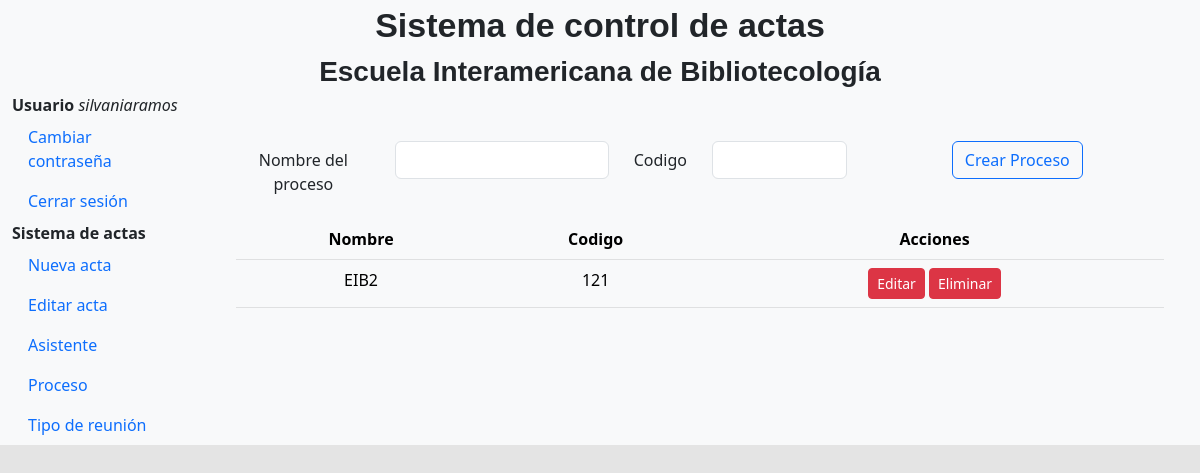
Before: /app_registro/RegistroProceso (signed in) with the older database file.
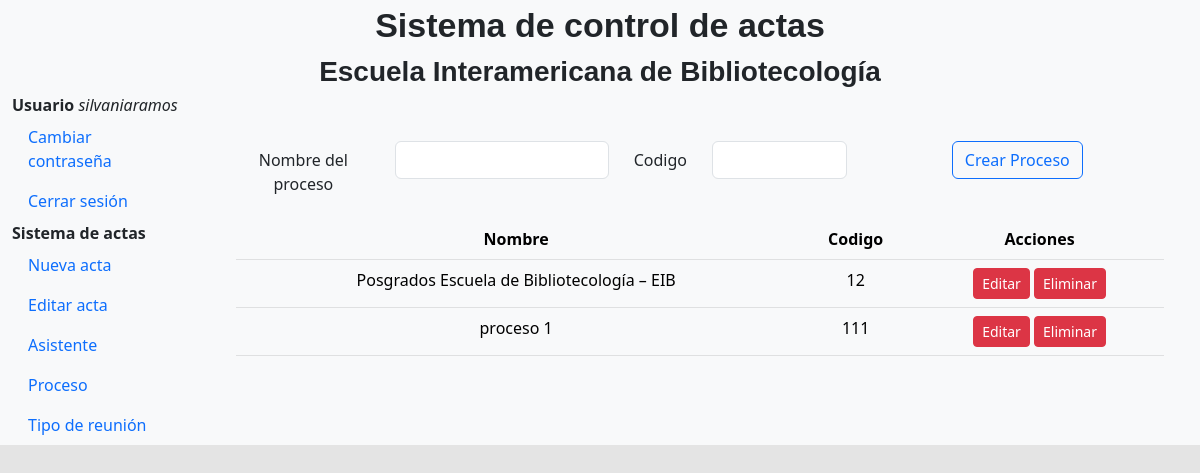
After: the same page with the newer database file.
### app_registro/models.py (models this page shows, shortened)
class Dependece(models.Model):
    cod = models.CharField(max_length=200,null=True)
    name = models.CharField(max_length=200,null=True)

### app_registro/views.py (the view)
# urls.py: path('RegistroProceso', views.RegisterProcess, name='RegisterProcess'),
@login_required
def RegisterProcess(request):
    if request.method == 'POST':
        form = ProcessForm(request.POST)
        if form.is_valid():
            process = form.save()
            return redirect('RegisterProcess')
    else:
        form = ProcessForm()
    processs = Dependece.objects.all()
    context = {
        'form': form ,
        'processs' : processs}
    return render(request, 'app_registro/procesos.html', context)

### app_registro/forms.py
class ProcessForm(forms.ModelForm):
    class Meta:
        model = Dependece
        fields = "__all__"

### Templates/app_registro/procesos.html (shortened to what this page needs)
{% extends 'base.html' %}
{% block content %}
{% load crispy_forms_tags %}
<link rel="stylesheet" href="ruta/al/css/bootstrap-datetimepicker.css">
<main class="col-md-9 ms-sm-auto col-lg-10 px-md-4">
<div class="container mt-5">
  <div class="row justify-content-center align-items-center">
      <div class="text-center">
          <form method="post" >
                  <div  class="mb-3 row">
                    <label class="col-sm-2 col-form-label">Nombre del proceso</label>
                    <div class="col-sm-3">
                      <input class="form-control" name="name" id="nem" rows="2" ></textarea>
                    </div>
                    <label class="col-sm-1 col-form-label">Codigo</label>
                    <div class="col-sm-2">
                      <input class="form-control" name="cod" id="cod" rows="2" ></textarea>
                    </div>
                    <div class="col-sm-4">
                      <button type="submit" class="btn btn-outline-primary">Crear Proceso</button>
                </div>
                </div>
             <table class="table table-light text-center">
                <thead>
                  <tr>
                    <th>Nombre</th>
                    <th>Codigo</th>
                    <th>Acciones</th>
                  </tr>
                </thead>
                <tbody>
                  {% for data in processs %}
                    <tr>
                      <td>{{ data.name }}</td>
                      <td>{{ data.cod }}</td>
                      <td>
                        <a href="{% url 'EditarProceso' data.id %}" class="btn btn-danger btn-sm">Editar</a>
                        <a href="{% url 'eliminar_proceso' data.id %}" class="btn btn-danger btn-sm delete-typemeet" data-typemeet-id="{{ data.id }}">Eliminar</a>
                      </td>
                    </tr>
                  {% empty %}
                    <tr>
                      <td colspan="5">No se encontraron actas.</td>
                    </tr>
                  {% endfor %}
                </tbody>
              </table>
            </main>
      </div>
  </div>
{% endblock %}

Changed rows visible on the page:
removed Dependece: name "EIB2", cod "121"
added Dependece: name "Posgrados Escuela de Bibliotecología – EIB", cod "12"
added Dependece: name "proceso 1", cod "111"
